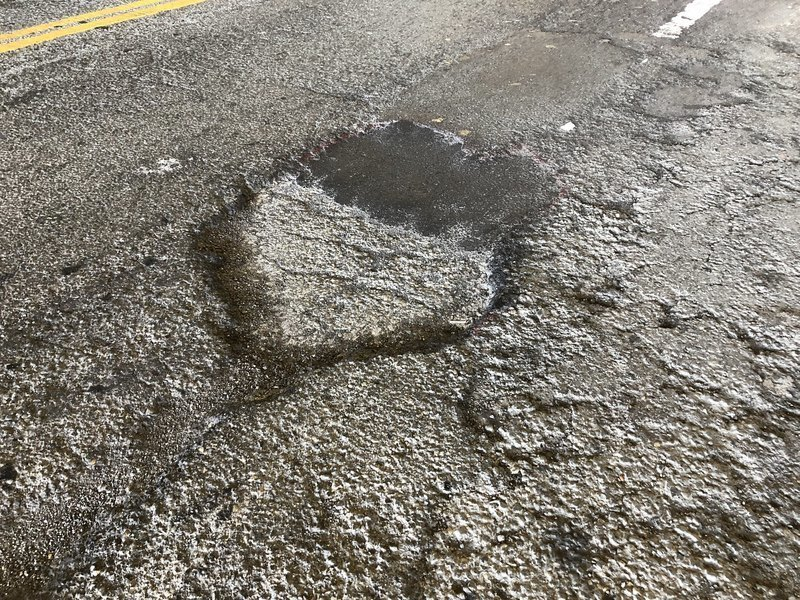
#> input picture images/test/15.jpg, 800 x 600 px; its folder holds only this picture in this run
$ python features_HTD_file.py
#> lines starting #> are read from the running program, lines starting #| are printed output that depends on the picture
### classes/htd.py
import cv2
import numpy as np

class HTD:
    """
    Homogeneous Texture Descriptor (HTD)
    """

    def __init__(self, num_blocks=4, num_bins=8):
#> further down, image is the input picture: shape (600, 800, 3); mean B, G, R 116.2, 125.3, 129.7
        self.num_blocks = num_blocks
        self.num_bins = num_bins

    def extract_features(self, image):
        """
        Extracts the Histogram of Textured Differences (HTD) features from an image.
        :param image:
        :return: features: Vector of features
        """
        if image is None or image.size == 0:
            raise ValueError("A imagem fornecida está vazia ou inválida")

        # Convertendo a imagem para o espaço de cores HSV
        hsv_image = cv2.cvtColor(image, cv2.COLOR_BGR2HSV)
#> hsv_image: shape (600, 800, 3); mean H, S, V 21.8, 34.4, 129.7

        # Normalizando o histograma para cada canal
        h, s, v = cv2.split(hsv_image)
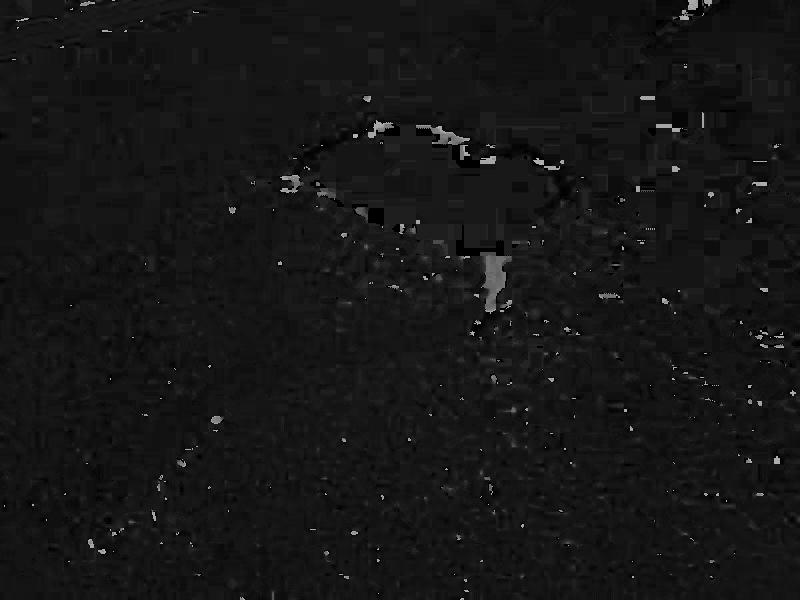
#> h: shape (600, 800); min 0, max 179, mean 21.8
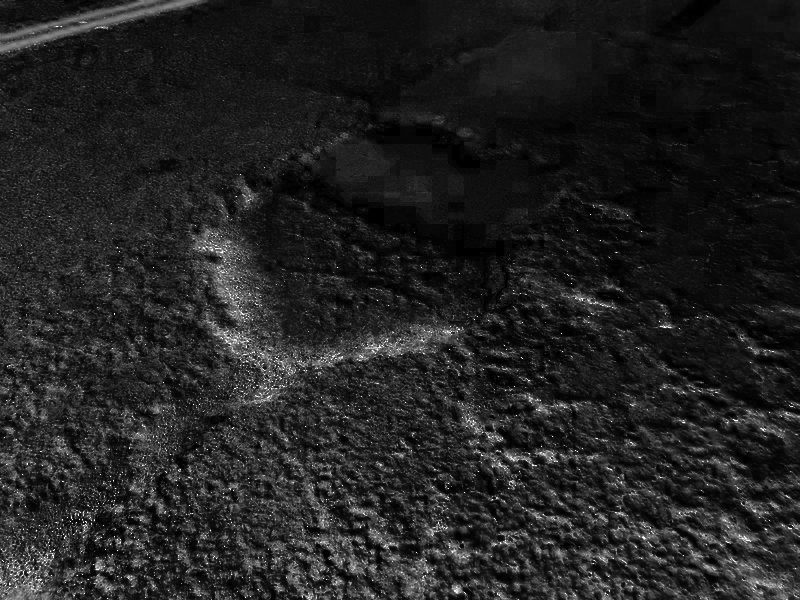
#> s: shape (600, 800); min 0, max 255, mean 34.4
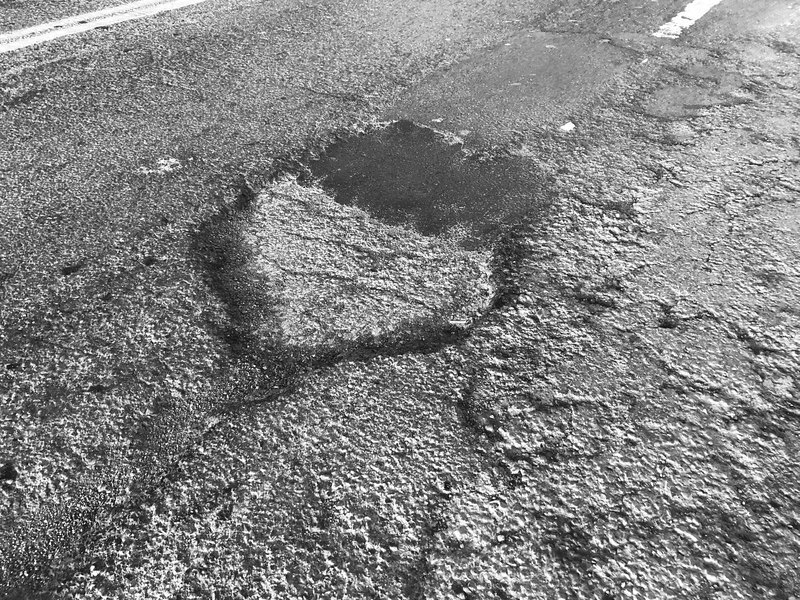
#> v: shape (600, 800); min 0, max 255, mean 129.7
        h_eq = cv2.equalizeHist(h)
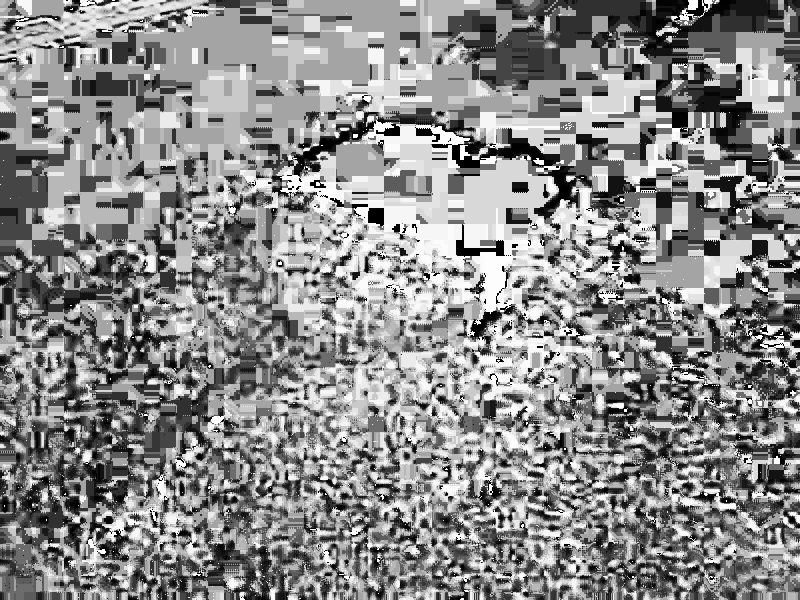
#> h_eq: shape (600, 800); min 0, max 255, mean 138.3
        s_eq = cv2.equalizeHist(s)
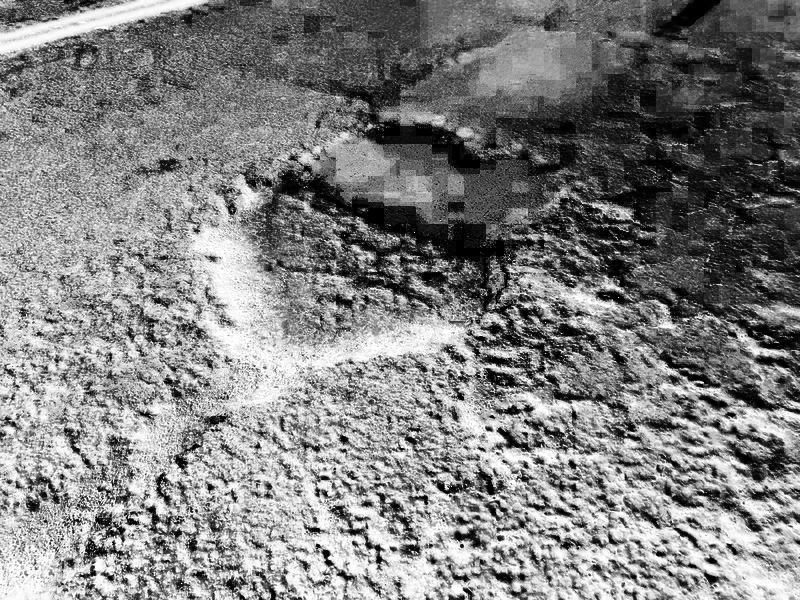
#> s_eq: shape (600, 800); min 0, max 255, mean 128.8
        v_eq = cv2.equalizeHist(v)
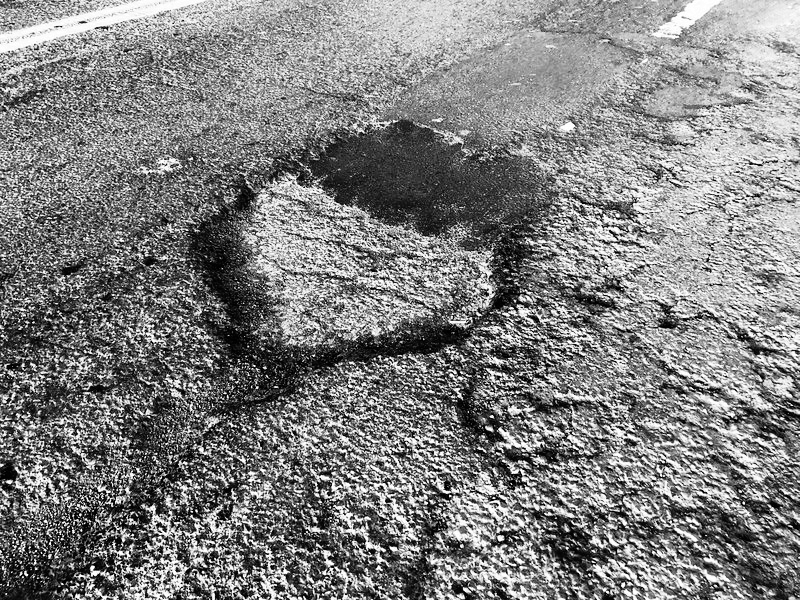
#> v_eq: shape (600, 800); min 0, max 255, mean 128.2
        hsv_eq_image = cv2.merge([h_eq, s_eq, v_eq])
#> hsv_eq_image: shape (600, 800, 3); mean H, S, V 138.3, 128.8, 128.2

        # Dividindo a imagem normalizada em blocos
        height, width = hsv_eq_image.shape[:2]
#> height = 600; width = 800
        block_height = height // self.num_blocks
#> block_height = 150
        block_width = width // self.num_blocks
#> block_width = 200

        features = []

        for i in range(self.num_blocks):
            for j in range(self.num_blocks):
                # Obtendo o bloco atual
                block = hsv_eq_image[i * block_height:(i + 1) * block_height, j * block_width:(j + 1) * block_width]

                # Calculando o histograma de matiz do bloco
                hist_hue = cv2.calcHist([block], [0], None, [self.num_bins], [0, 180])
                hist_saturation = cv2.calcHist([block], [1], None, [self.num_bins], [0, 256])
                hist_value = cv2.calcHist([block], [2], None, [self.num_bins], [0, 256])

                # Normalizando os histogramas
                hist_hue = cv2.normalize(hist_hue, hist_hue).flatten()
                hist_saturation = cv2.normalize(hist_saturation, hist_saturation).flatten()
                hist_value = cv2.normalize(hist_value, hist_value).flatten()

                # Concatenando as características do bloco atual
                features.extend(hist_hue)
                features.extend(hist_saturation)
                features.extend(hist_value)
#> after the loop, features = 384 values, max 0.987 at index 31, min 0 at index 5, mean 0.288

        return features

### scripts/features_HTD_file.py
import os
import cv2
import classes.htd as htd

# Specify the directory containing the images
image_dir = '../images/test/'

# Get all the image paths
image_paths = [os.path.join(image_dir, img) for img in os.listdir(image_dir) if img.endswith('.jpg') or img.endswith('.png')]

# Initialize the htd class
htd_obj = htd.HTD()

# For each image path, extract features and save them in a file
for img_path in image_paths:
    image = cv2.imread(img_path)
    features = htd_obj.extract_features(image)

    # Get the filename without the extension
    filename = os.path.basename(img_path).split('.')[0]

    with open(f'../output/{filename}_HTD', 'w') as arquivo:
        arquivo.write(str(features))

$ run again, on images/test/6.jpg
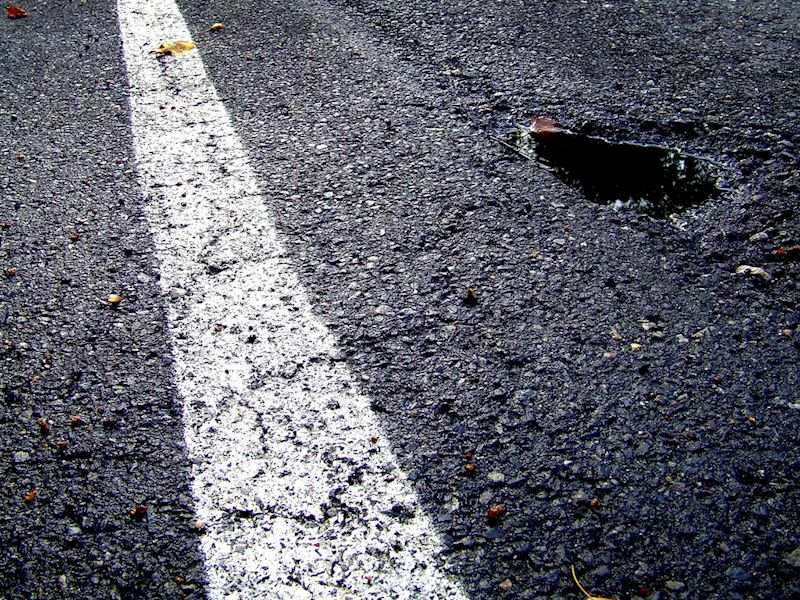
#> input picture images/test/6.jpg, 800 x 600 px
#> image is the input picture: shape (600, 800, 3); mean B, G, R 107.6, 98.8, 97.4
#> hsv_image: shape (600, 800, 3); mean H, S, V 106.2, 64.4, 108.6
#> in extract_features, `s_eq = cv2.equalizeHist(s)`:
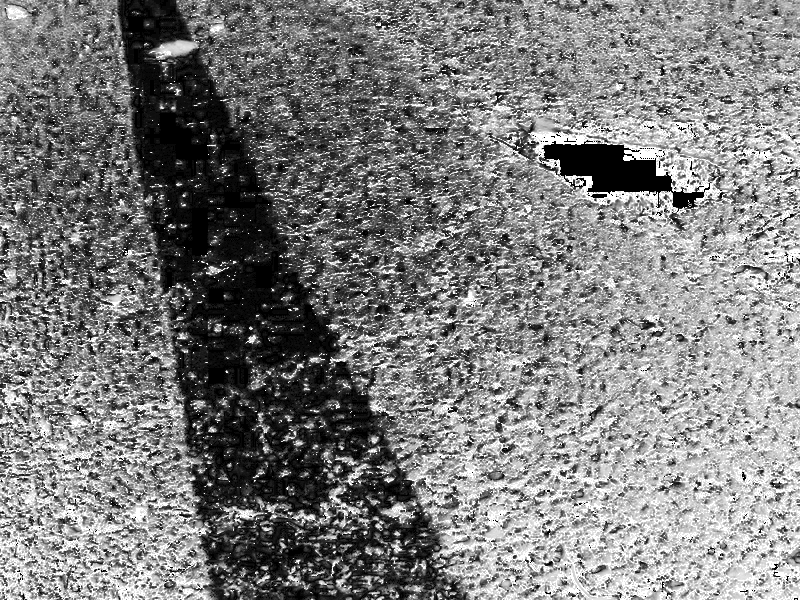
#> s_eq: shape (600, 800); min 0, max 255, mean 125.1
#> in extract_features, `v_eq = cv2.equalizeHist(v)`:
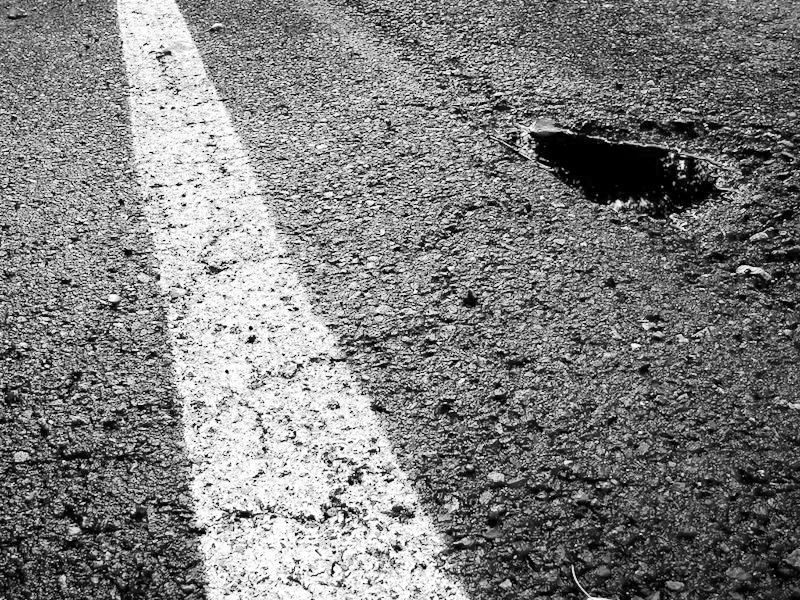
#> v_eq: shape (600, 800); min 0, max 255, mean 127
#> hsv_eq_image: shape (600, 800, 3); mean H, S, V 128.2, 125.1, 127
#> after the loop in extract_features, `for i in range(self.num_blocks):`: features = 384 values, max 0.965 at index 312, min 0 at index 7, mean 0.293
